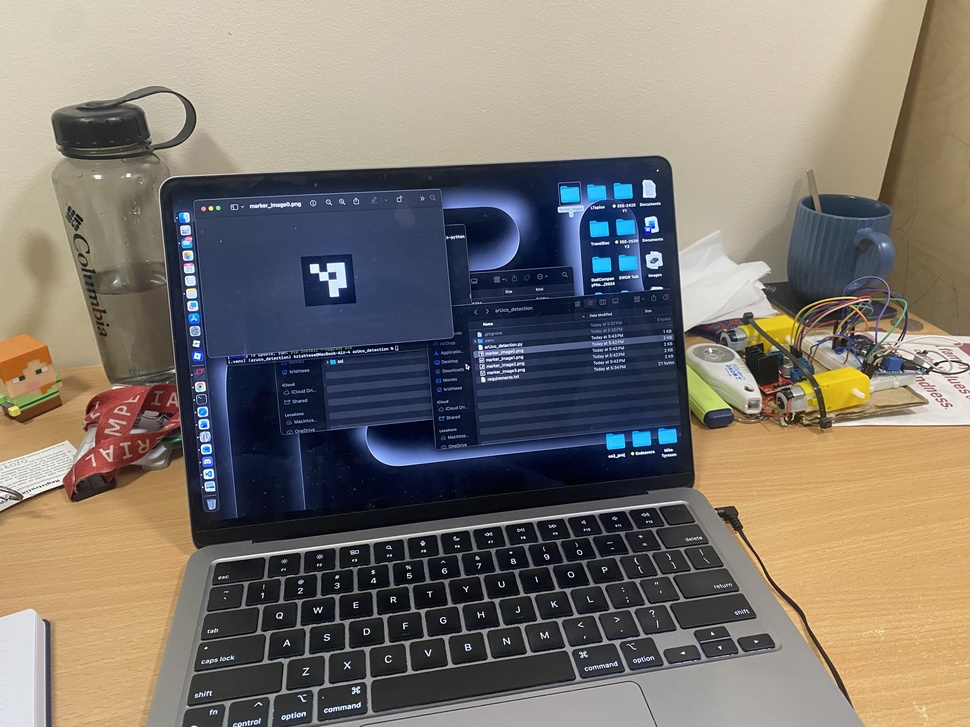
#> input picture ui/arUco_detection/aruco_detection_demo/IMG_8940.jpg, 970 x 727 px, shrunk from 4032 x 3024 before the run, found by its file name
$ python arUco_detection.py
#> lines starting #> are read from the running program, lines starting #| are printed output that depends on the picture; after the words box and inside, x2 and y2 are one past the last pixel; in counts of white or black regions, pixels touching at a corner belong together
import cv2
import numpy as np

# define the fonts for draw text on image
font = cv2.FONT_HERSHEY_PLAIN

# create the dictionary for markers type
dictionary = cv2.aruco.getPredefinedDictionary(cv2.aruco.DICT_4X4_50)

# Read the image and converts it to grayscale for faster detection
image = cv2.imread("./IMG_8940.jpg")
#> image is the input picture: shape (727, 970, 3); mean B, G, R 110.8, 119.1, 126.2
gray = cv2.cvtColor(image, cv2.COLOR_BGR2GRAY)
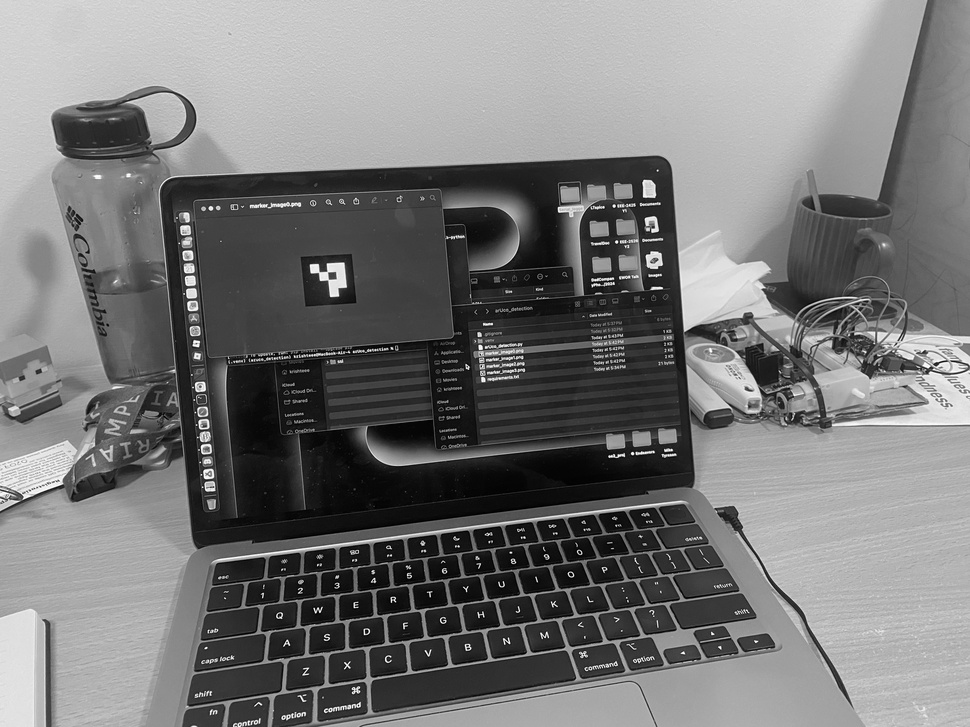
#> gray: shape (727, 970); min 0, max 255, mean 120.3

# Detect ArUco markers in the image.
params = cv2.aruco.DetectorParameters()
detector = cv2.aruco.ArucoDetector(dictionary, params)
corners, ids, rejected = detector.detectMarkers(gray)
#> corners = ([[300, 257], [351, 254], [355, 302], [305, 306]],); ids = [0]; rejected = 121 items

# If markers are detected, draw them on the image.
if ids is not None:
    cv2.aruco.drawDetectedMarkers(image, corners, ids)
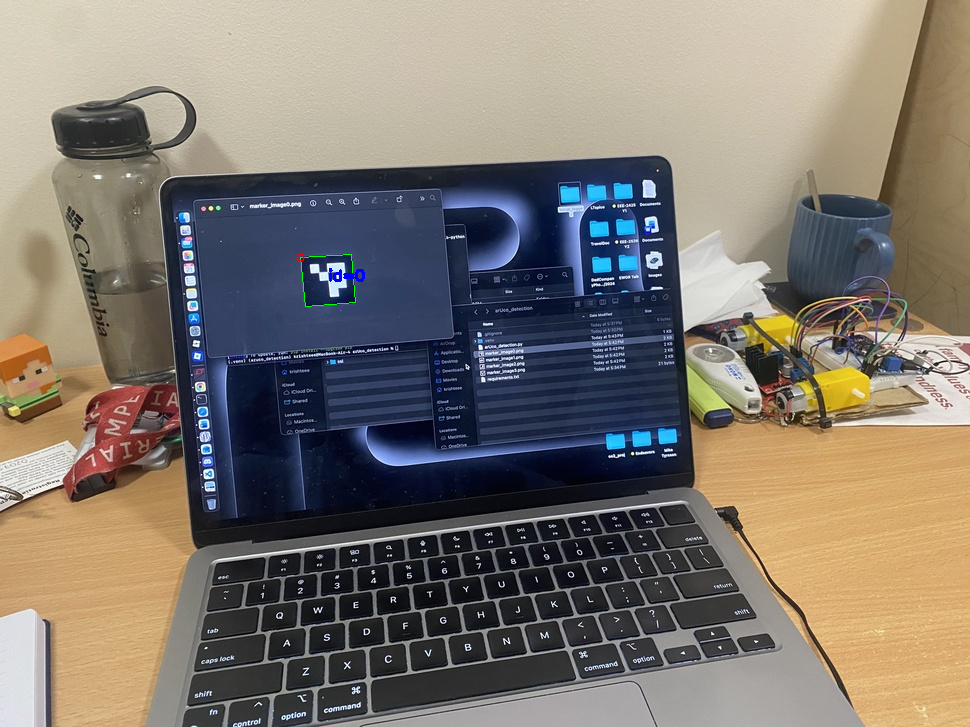
#> image: shape (727, 970, 3); 0.07% of pixels changed, all inside (x1, y1, x2, y2) = (296, 253, 365, 307)

# Save the image.
cv2.imwrite("out_image1.png", image)
# Show the image.
cv2.imshow("image", image)
# wait until any key press on keyboard
cv2.waitKey(0)
# Close all windows.
cv2.destroyAllWindows()
